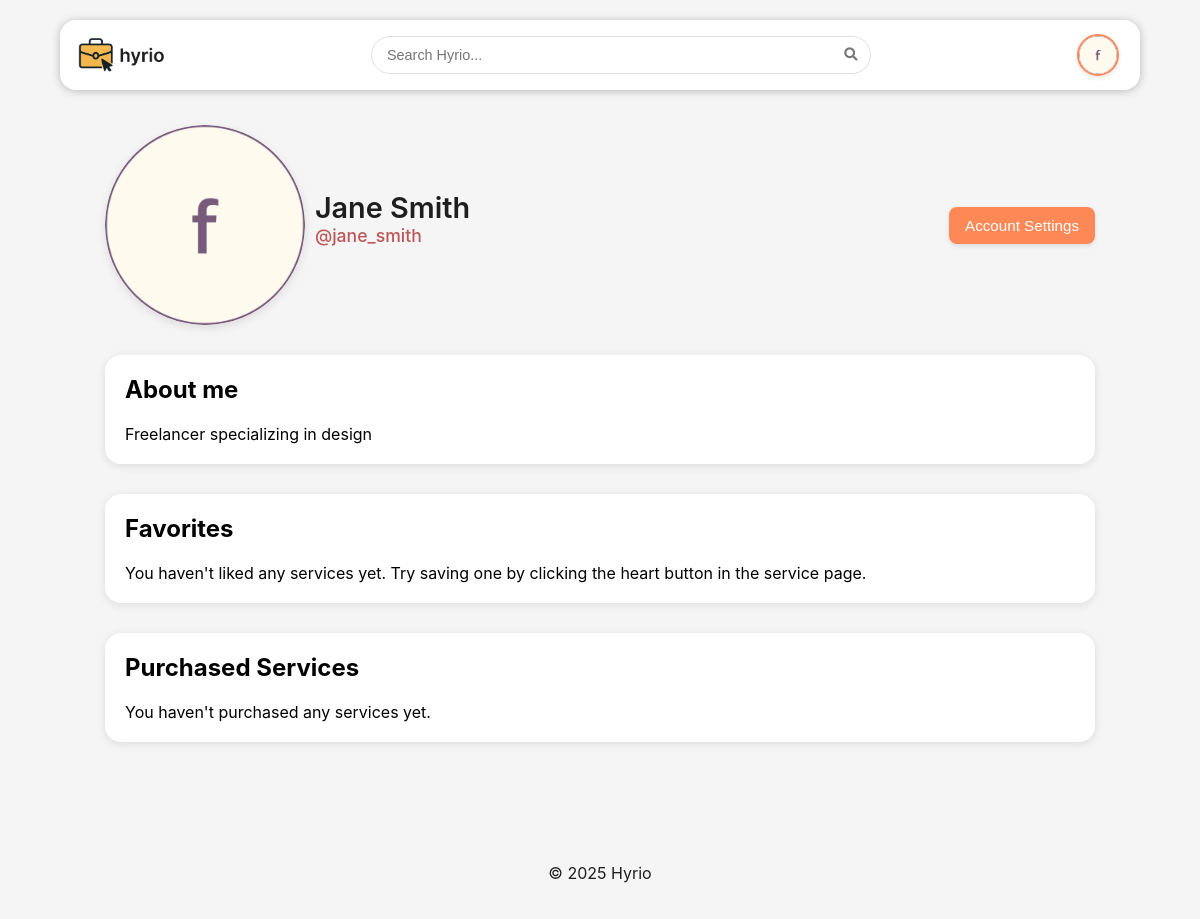
The app's page /pages/profile.php?username=jane_smith (signed in), older data.
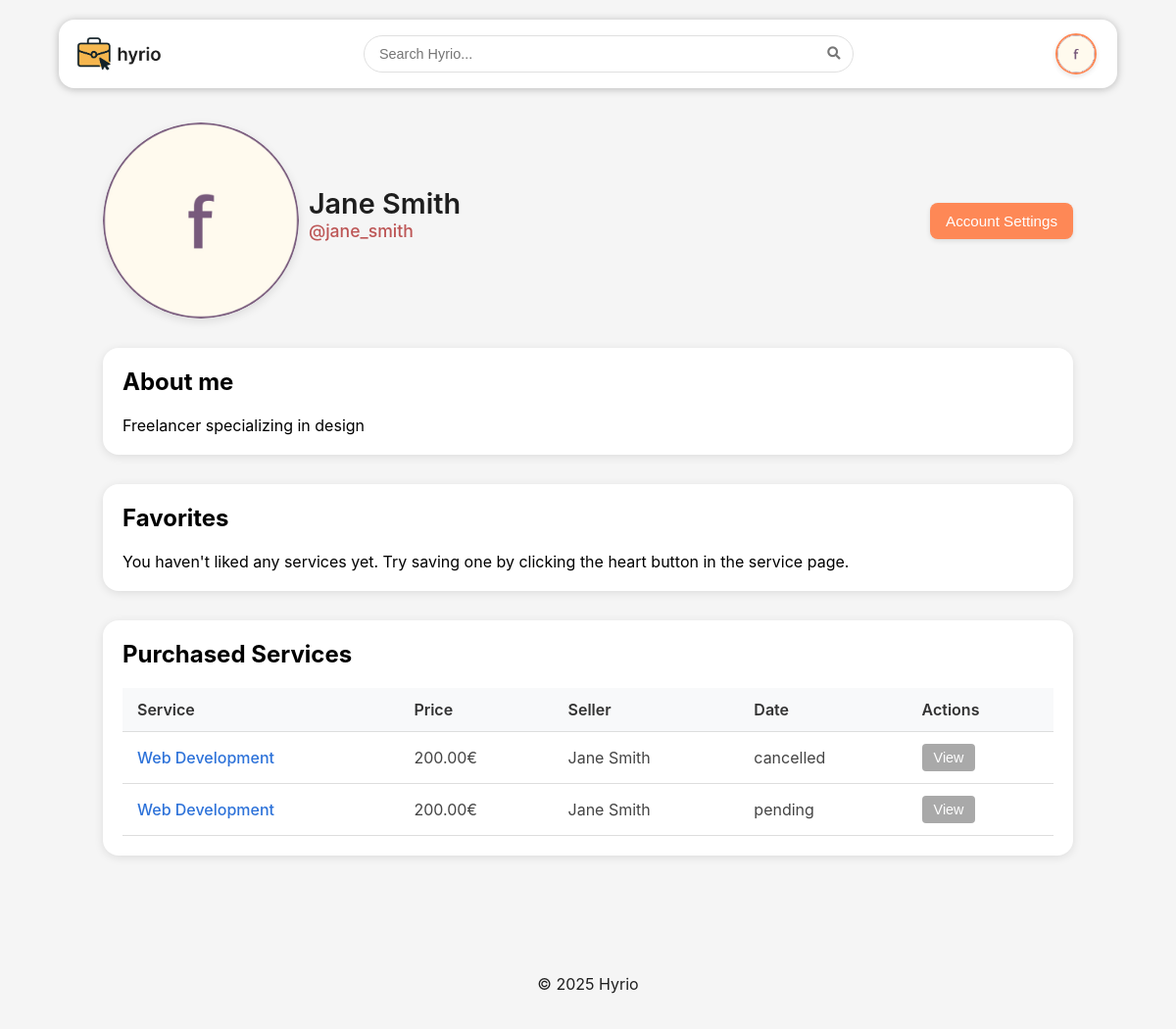
The same page, newer data.
### tables this page shows
CREATE TABLE users (id INTEGER PRIMARY KEY,
  name VARCHAR(255) NOT NULL,
  username VARCHAR(255) NOT NULL UNIQUE,
  password TEXT NOT NULL,  -- Use bcrypt for hashing
  email VARCHAR(255) NOT NULL UNIQUE,
  is_seller BOOLEAN NOT NULL DEFAULT 0,
  is_admin BOOLEAN NOT NULL DEFAULT 0,
  profile_pic TEXT NOT NULL,
  bio TEXT);

CREATE TABLE purchases (
  id INTEGER PRIMARY KEY,
  user_id INTEGER NOT NULL REFERENCES users(id) ON DELETE CASCADE,
  service_id INTEGER NOT NULL REFERENCES services(id) ON DELETE CASCADE,
  message TEXT,
  status VARCHAR(50) NOT NULL DEFAULT 'pending',  -- pending, completed, cancelled
  purchased_at TIMESTAMP DEFAULT CURRENT_TIMESTAMP
);

CREATE TABLE services (id INTEGER PRIMARY KEY,
  name VARCHAR(255) NOT NULL,
  description TEXT NOT NULL,
  price DECIMAL(10, 2) NOT NULL CHECK (price >=0),
  seller INTEGER NOT NULL REFERENCES users(id),
  category INTEGER NOT NULL REFERENCES categories(id),
  image TEXT NOT NULL,
  rating DECIMAL(2, 1) CHECK (rating >=0 AND rating <=5));

### includes/auth.php (called while the page is built, shortened)
<?php
class Auth
{
    private static ?Auth $instance = null;
    public static function getInstance(): Auth
    {
        if (self::$instance === null) {
            self::$instance = new Auth();
        }
        return self::$instance;
    }
    public function getUser()
    {
        return $_SESSION['user'] ?? null;
    }
}

### database/classes/user.php (called while the page is built, shortened)
<?php
class User
{
    private int $id;
    private string $name;
    private string $username;
    private string $profilePic;
    private string $bio;
    public function __construct(int $id, string $name, string $username, string $email, bool $isSeller, bool $isAdmin, string $profilePic, string $bio)
    {
        $this->id = $id;
        $this->name = $name;
        $this->username = $username;
        $this->profilePic = $profilePic;
        $this->bio = $bio;
    }
    public static function getUserByUsername(string $username): ?User
    {
        try {
            $db = Database::getInstance();
            $stmt = $db->prepare('SELECT * FROM users WHERE username = ?');
            $stmt->execute([$username]);
            $user = $stmt->fetch();
            if ($user) {
                return new User($user['id'], $user['name'], $user['username'], $user['email'], (bool)$user['is_seller'], (bool)$user['is_admin'], $user['profile_pic'], $user['bio']);
            }
            return null;
        } catch (PDOException $e) {
            return null;
        }
    }
    public static function getUserById(int $id): ?User
    {
        try {
            $db = Database::getInstance();
            $stmt = $db->prepare('SELECT * FROM users WHERE id = ?');
            $stmt->execute([$id]);
            $user = $stmt->fetch();
            if ($user) {
                return new User($user['id'], $user['name'], $user['username'], $user['email'], (bool)$user['is_seller'], (bool)$user['is_admin'], $user['profile_pic'], $user['bio']);
            }
            return null;
        } catch (PDOException $e) {
            return null;
        }
    }
    public function getId(): int
    {
        return $this->id;
    }
    public function getName(): string
    {
        return $this->name;
    }
    public function getUsername(): string
    {
        return $this->username;
    }
    public function getProfilePic(): string
    {
        return $this->profilePic;
    }
    public function getBio(): string
    {
        return $this->bio;
    }
}

### database/classes/purchase.php (called while the page is built, shortened)
<?php
class Purchase
{
  public static function getByUser(int $userId): array
  {
    $db = getDatabaseConnection();
    $stmt = $db->prepare('SELECT * FROM purchases WHERE user_id = ? ORDER BY purchased_at DESC');
    $stmt->execute([$userId]);
    return $stmt->fetchAll();
  }
}

### database/classes/service.php (called while the page is built, shortened)
<?php
class Service
{
    private int $id;
    private string $name;
    private float $price;
    public function __construct(int $id, string $name, string $description, float $price, int $seller, int $category, string $image, ?float $rating)
    {
        $this->id = $id;
        $this->name = $name;
        $this->price = $price;
    }
    public static function getServiceById(int $id): ?Service
    {
        try {
            $db = Database::getInstance();
            $stmt = $db->prepare('SELECT * FROM services WHERE id = ?');
            $stmt->execute([$id]);
            $service = $stmt->fetch();
            if ($service) {
                return new Service(
                    (int)$service['id'],
                    $service['name'],
                    $service['description'],
                    (float)$service['price'],
                    (int)$service['seller'],
                    (int)$service['category'],
                    $service['image'],
                    isset($service['rating']) ? (float)$service['rating'] : null
                );
            }
            return null;
        } catch (PDOException $e) {
            return null;
        }
    }
    public function getId(): int
    {
        return $this->id;
    }
    public function getName(): string
    {
        return $this->name;
    }
    public function getPrice(): float
    {
        return $this->price;
    }
}

### pages/profile.php (the view, shortened to what the rows shown need)
<?php
require_once(__DIR__ . '/../includes/common.php');
require_once(__DIR__ . '/../database/classes/user.php');
require_once(__DIR__ . '/../components/button/button.php');
require_once(__DIR__ . '/../includes/auth.php');
$user = User::getUserByUsername((string) $_GET['username']);
$loggedInUser = Auth::getInstance()->getUser();
echo '<link rel="stylesheet" href="/css/profile.css">';
drawHeader();
if ($loggedInUser && $loggedInUser['id'] === $user->getId()) {
    require_once(__DIR__ . '/../overlays/account_settings.php');
    require_once(__DIR__ . '/../overlays/view_order.php');
}
?>
<main class="profile-container">
    <article class="profile">
        <header class="profile-header">
            <?php
            echo '<img src="' . htmlspecialchars($user->getProfilePic()) . '" alt="Profile Picture" class="profile-picture">';
            echo '<h1>' . htmlspecialchars($user->getName()) . '</h1>';
            echo '<p class="profile-username">@' . htmlspecialchars($user->getUsername()) . '</p>';
            if ($loggedInUser && $loggedInUser['id'] === $user->getId()) {
                echo '<div class="profile-actions">';
                echo '</div>';
            }
            ?>
        </header>
        <section>
            <div class="section-header">
                <h2>About me</h2>
            </div>
            <?php
            if ($user->getBio() === '') {
                echo '<p>This user has not set a bio yet.</p>';
            } else {
                echo '<p>' . htmlspecialchars($user->getBio()) . '</p>';
            }
            ?>
        </section>
        <?php
        if ($loggedInUser && $loggedInUser['id'] === $user->getId()) {
            echo '<section>';
            echo '<div class="section-header">';
            echo '<h2>Favorites</h2>';
            echo '</div>';
            echo '</section>';
            require_once(__DIR__ . '/../database/classes/purchase.php');
            $purchases = Purchase::getByUser($user->getId());
            echo '<section class="profile-purchases">';
            echo '<div class="section-header">';
            echo '<h2>Purchased Services</h2>';
            echo '</div>';
            if (empty($purchases)) {
                echo '<p>You haven\'t purchased any services yet.</p>';
            } else {
                echo '<div class="section-content">';
                echo '<table class="purchases-table">';
                echo '<thead><tr><th>Service</th><th>Price</th><th>Seller</th><th>Date</th><th>Actions</th></tr></thead>';
                echo '<tbody>';
                foreach ($purchases as $purchase) {
                    $service = Service::getServiceById($purchase['service_id']);
                    if ($service) {
                        $sellerObj = User::getUserById($service->getSeller());
                        echo '<tr>';
                        echo '<td><a href="/pages/service.php?id=' . $service->getId() . '">' . htmlspecialchars($service->getName()) . '</a></td>';
                        echo '<td class="price">' . htmlspecialchars(number_format($service->getPrice(), 2)) . '€</td>';
                        echo '<td class="seller">' . htmlspecialchars($sellerObj ? $sellerObj->getName() : 'Unknown') . '</td>';
                        echo '<td class="status">' . htmlspecialchars($purchase['status']) . '</td>';
                        echo '<td class="message-btn">';
                        echo '<button class="action-btn view-btn" onclick="showOrderDetails(' . $purchase['id'] . ')">View</button>';
                        echo '</td>';
                        echo '</tr>';
                    }
                }
                echo '</tbody>';
                echo '</table>';
                echo '</div>';
            }
            echo '</section>';
        }
        ?>
    </article>
</main>

### components/navbar/navbar.php (shortened to what the rows shown need)
<?php
class Navbar
{
  private static $cssIncluded = false;
  public static function includeCSS()
  {
    if (!self::$cssIncluded) {
      echo '<link rel="stylesheet" href="/components/navbar/css/navbar.css">';
      echo '<link rel="stylesheet" href="/components/navbar/css/dynamic-search.css">';
      self::$cssIncluded = true;
    }
  }
  public static function render(?int $selectedCategoryId = null)
  {
    self::includeCSS();
    require_once(__DIR__ . '/../button/button.php');
    require_once(__DIR__ . '/../../includes/auth.php');
?>
    <header id="menu-header">
      <div class="nav-right">
        <?php
        $user = Auth::getInstance()->getUser();
        if ($user) {
          $profilePic = $user['profile_pic'];
          $profileDropdownId = 'profile_' . uniqid();
          echo '<div class="profile-dropdown">';
          echo '<label for="' . $profileDropdownId . '" class="profile-dropdown-btn">';
          echo '<div class="user-profile">';
          echo '<img src="' . htmlspecialchars($profilePic) . '" alt="Profile Picture" class="profile-pic" title="' . htmlspecialchars($user['name']) . '">';
          echo '</div>';
          echo '</label>';
          echo '</div>';
        } else {
          Button::start(['variant' => 'primary', 'onClick' => "window.location.href='/pages/login.php'"]);
          echo '<span>Login</span>';
          Button::end();
        }
        ?>
      </div>
    </header>
<?php
  }
}
?>

Row changes from the older to the newer data that the page shows:
added purchases: service.name "Web Development", service.price "200.00", user.name "Jane Smith", status "cancelled"
added purchases: service.name "Web Development", service.price "200.00", user.name "Jane Smith", status "pending"
Text that changed along with them:
text no longer shown: "You haven ' t purchased any services yet."
text now shown: "Service Price Seller Date Actions"
